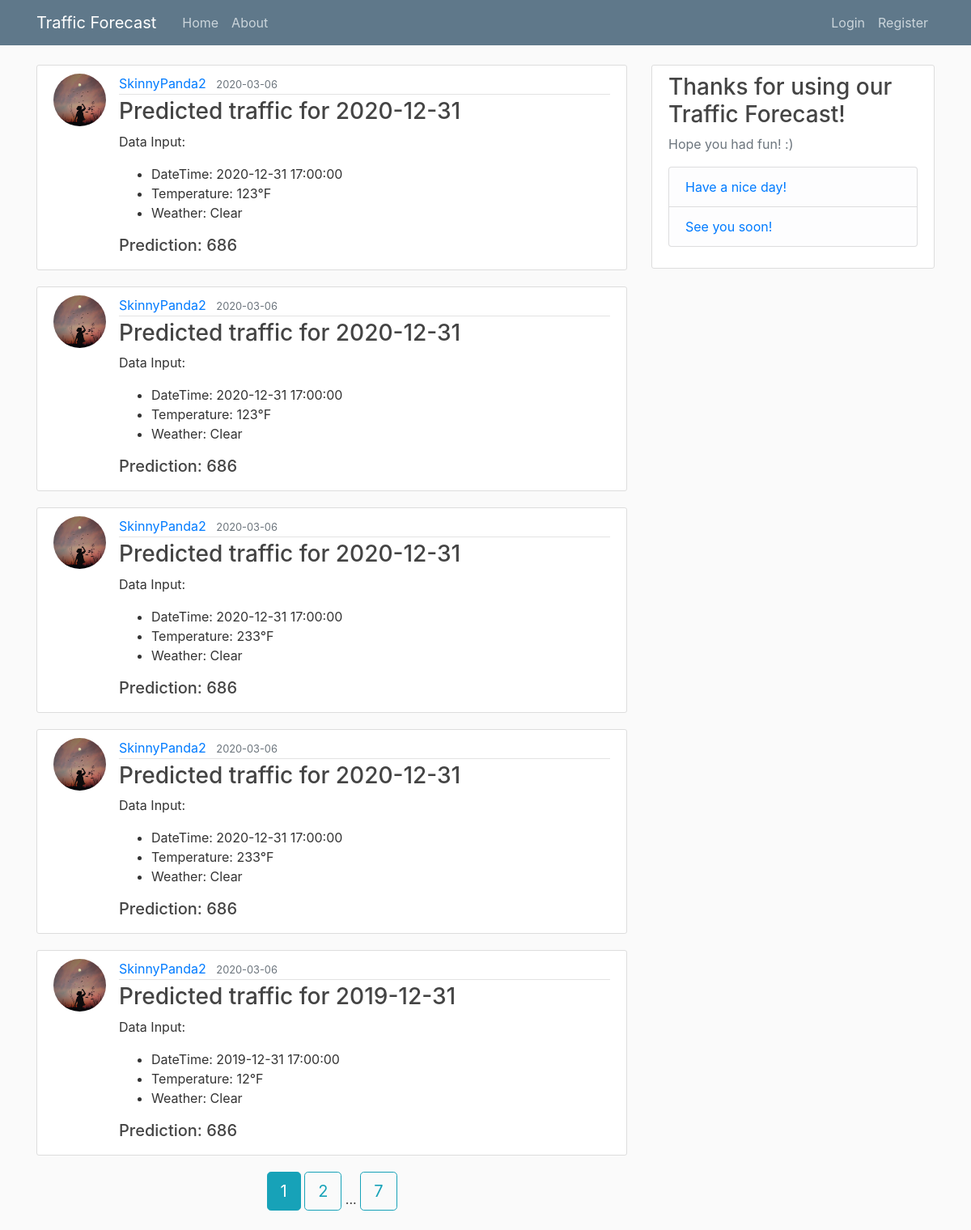
The page /home on the database its author committed.
### flaskblog/models.py (models this page shows, shortened)
class Post(db.Model):
	id = db.Column(db.Integer, primary_key=True)
	traffic_datetime = db.Column(db.DateTime, nullable=False)
	traffic_temp = db.Column(db.Integer, nullable=False)
	traffic_weather = db.Column(db.Text, nullable=False)
	traffic_pred = db.Column(db.Integer, nullable=False)
	date_posted = db.Column(db.DateTime, nullable=False, default=datetime.utcnow)
	user_id = db.Column(db.Integer, db.ForeignKey('user.id'), nullable=False)

class User(db.Model, UserMixin):
	id = db.Column(db.Integer, primary_key=True)
	username = db.Column(db.String(20), unique=True, nullable=False)
	email = db.Column(db.String(120), unique=True, nullable=False)
	image_file = db.Column(db.String(20), nullable=False, default='default.jpg')
	password = db.Column(db.String(60), nullable=False)
	posts = db.relationship('Post', backref='author', lazy=True)

### flaskblog/main/routes.py (the view)
@main.route("/")
@main.route("/home")
def home():
	page = request.args.get('page', 1, type=int)
	posts = Post.query.order_by(Post.date_posted.desc()).paginate(page=page, per_page=5)
	return render_template('home.html', posts=posts)

### flaskblog/templates/home.html
{% extends "layout.html" %}
{% block content %}
	{% for post in posts.items %}
		<article class="media content-section">
		  <img class="rounded-circle article-img" src="{{ url_for('static', filename='profile_pics/' + post.author.image_file) }}">
		  <div class="media-body">
		    <div class="article-metadata">
		      <a class="mr-2" href="{{ url_for('users.user_predictions', username=post.author.username) }}">{{ post.author.username }}</a>
		      <small class="text-muted">{{ post.date_posted.strftime('%Y-%m-%d') }}</small>
		    </div>
		    <h3><a class="article-title" href="{{ url_for('posts.prediction', post_id=post.id) }}">Predicted traffic for {{ post.traffic_datetime.strftime('%Y-%m-%d') }}</a></h3>
		    <p class="article-content">Data Input:</p>
			    <ul>
			    	<li>DateTime: {{ post.traffic_datetime }}</li>
			    	<li>Temperature: {{ post.traffic_temp }}&#176;F</li>
			    	<li>Weather: {{ post.traffic_weather}}</li>
			    </ul>
			<h5>Prediction: {{ post.traffic_pred }}</h5>
		  </div>
		</article>
	{% endfor %}
	<div class="btn-center">
	{% for page_num in posts.iter_pages(left_edge=1, right_edge=1, left_current=1, right_current=2) %}
		{% if page_num %}
			{% if posts.page == page_num %}
				<a class="btn btn-info btn-lg mb-4" href="{{ url_for('main.home', page=page_num) }}">{{ page_num }}</a>
			{% else %}
				<a class="btn btn-outline-info btn-lg mb-4" href="{{ url_for('main.home', page=page_num) }}">{{ page_num }}</a>
			{% endif %}
		{% else %}
			...
		{% endif %}
	{% endfor %}
	</div>
{% endblock content %}

### flaskblog/templates/layout.html (shortened to what this page needs)
<!DOCTYPE html>
<html>
<head>
    <link rel="stylesheet" href="https://stackpath.bootstrapcdn.com/bootstrap/4.3.1/css/bootstrap.min.css">
    <link rel="stylesheet" type="text/css" href="{{ url_for('static', filename='main.css') }}">
</head>
<body>
	<header class="site-header">
	  <nav class="navbar navbar-expand-md navbar-dark bg-steel fixed-top">
		<div class="container">
		  <a class="navbar-brand mr-4" href="{{ url_for('main.home') }}">Traffic Forecast</a>
	      <div class="collapse navbar-collapse" id="navbarToggle">
		    <div class="navbar-nav mr-auto">
	          <a class="nav-item nav-link" href="{{ url_for('main.home') }}">Home</a>
	          <a class="nav-item nav-link" href="{{ url_for('main.about') }}">About</a>
		    </div>
		    <div class="navbar-nav">
              {% if current_user.is_authenticated %}
              	<a class="nav-item nav-link" href="{{ url_for('posts.new_prediction') }}">New Prediction</a>
              	<a class="nav-item nav-link" href="{{ url_for('users.user_predictions', username=current_user.username) }}">Your Predictions</a>
              	<a class="nav-item nav-link" href="{{ url_for('users.account') }}">Account</a>
              	<a class="nav-item nav-link" href="{{ url_for('users.logout') }}">Logout</a>
              {% else %}
              	<a class="nav-item nav-link" href="{{ url_for('users.login') }}">Login</a>
              	<a class="nav-item nav-link" href="{{ url_for('users.register') }}">Register</a>
              {% endif %}
			</div>
		  </div>
		</div>
	  </nav>
	</header>
	<main role="main" class="container">
	  <div class="row">
	  	<div class="col-md-8">
		  {% block content %}{% endblock %}
		</div>
		<div class="col-md-4">
		  <div class="content-section">
			<h3>Thanks for using our Traffic Forecast!</h3>
		    <p class='text-muted'>Hope you had fun! :)
		      <ul class="list-group">
				<li class="list-group-item list-group-item-light">
					<a href="{{ url_for('posts.new_prediction') }}">Have a nice day!</a>
				</li>
		        <li class="list-group-item list-group-item-light">
		        	<a href="{{ url_for('posts.new_prediction') }}">See you soon!</a>
		        </li>
			  </ul>
		   	</p>
		  </div>
	 	</div>
	  </div>
	</main>
</body>
</html>

### flaskblog/static/main.css (style rules this page uses)
body { background: #fafafa; color: #333333; margin-top: 5rem; }
h1, h2, h3, h4, h5, h6 { color: #444444; }
.bg-steel { background-color: #5f788a; }
.site-header .navbar-nav .nav-link { color: #cbd5db; }
.content-section { background: #ffffff; padding: 10px 20px; border: 1px solid #dddddd; border-radius: 3px; margin-bottom: 20px; }
.article-title { color: #444444; }
.article-content { white-space: pre-line; }
.article-img { height: 65px; width: 65px; margin-right: 16px; }
.article-metadata { padding-bottom: 1px; margin-bottom: 4px; border-bottom: 1px solid #e3e3e3 }
.btn-center { text-align: center !important; }

### rows shown on the page
Post: image_file (placeholder picture), author.username "SkinnyPanda2", date_posted "2020-03-06", traffic_datetime "2020-12-31", traffic_datetime "2020-12-31 17:00:00", traffic_temp "123", traffic_weather "Clear", traffic_pred "686"
Post: image_file (placeholder picture), author.username "SkinnyPanda2", date_posted "2020-03-06", traffic_datetime "2020-12-31", traffic_datetime "2020-12-31 17:00:00", traffic_temp "123", traffic_weather "Clear", traffic_pred "686"
Post: image_file (placeholder picture), author.username "SkinnyPanda2", date_posted "2020-03-06", traffic_datetime "2020-12-31", traffic_datetime "2020-12-31 17:00:00", traffic_temp "233", traffic_weather "Clear", traffic_pred "686"
Post: image_file (placeholder picture), author.username "SkinnyPanda2", date_posted "2020-03-06", traffic_datetime "2020-12-31", traffic_datetime "2020-12-31 17:00:00", traffic_temp "233", traffic_weather "Clear", traffic_pred "686"
Post: image_file (placeholder picture), author.username "SkinnyPanda2", date_posted "2020-03-06", traffic_datetime "2019-12-31", traffic_datetime "2019-12-31 17:00:00", traffic_temp "12", traffic_weather "Clear", traffic_pred "686"

### other values the page prints
{{ page_num }} "1"
{{ page_num }} "2" "7"
